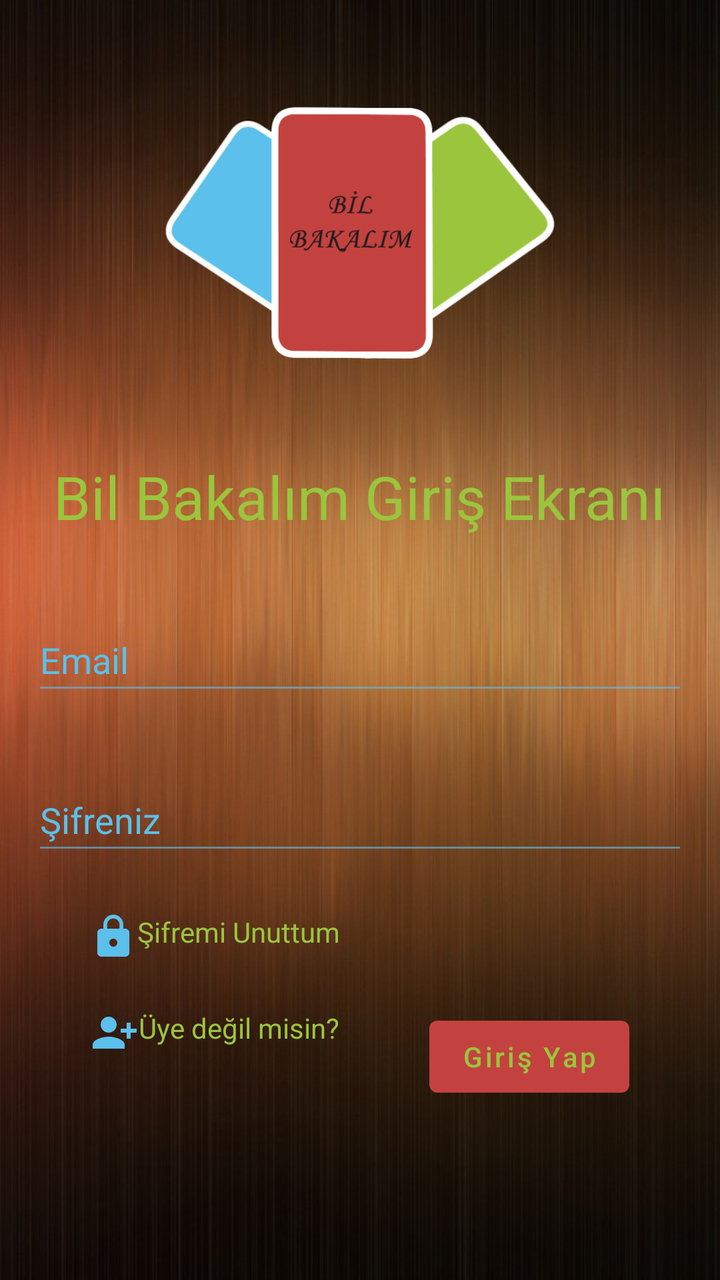
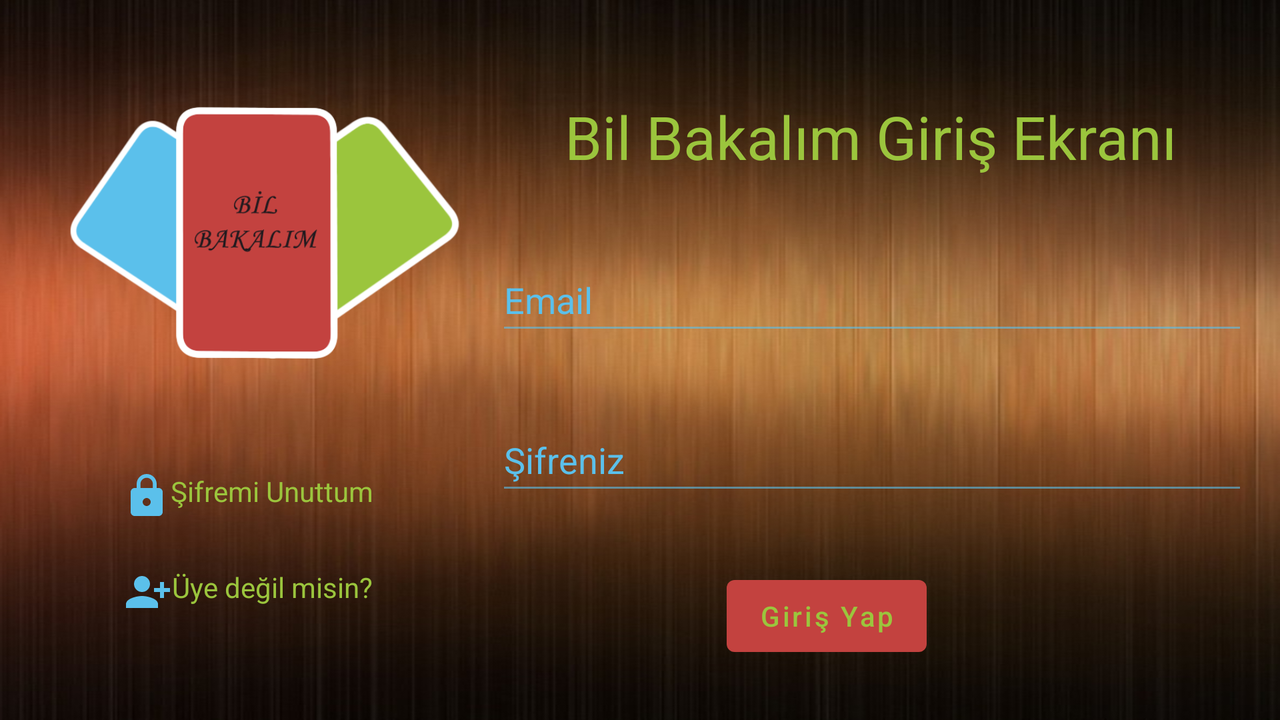

Compare how this app lays out the same screen by default and in its alternative resource folder. The renders come first, then the two layout files and the values they reference.
<!-- AndroidManifest.xml: application theme Theme.BilBakalım -->
<!-- res/layout/fragment_login.xml -->
<?xml version="1.0" encoding="utf-8"?>
<layout xmlns:android="http://schemas.android.com/apk/res/android"
    xmlns:tools="http://schemas.android.com/tools"
    xmlns:app="http://schemas.android.com/apk/res-auto">


    <androidx.constraintlayout.widget.ConstraintLayout
        android:layout_width="match_parent"
        android:layout_height="match_parent"
        android:background="@drawable/background"
        tools:context=".View.Authentication.LoginFragment">
    <ScrollView
        android:layout_width="match_parent"
        android:layout_height="match_parent">

    <androidx.constraintlayout.widget.ConstraintLayout
        android:layout_width="match_parent"
        android:layout_height="wrap_content">

        <ImageView
            android:id="@+id/loginLogo"
            android:layout_width="200dp"
            android:layout_height="180dp"
            android:layout_marginTop="32dp"
            android:contentDescription="@string/loginpagewelcomemessage"
            app:layout_constraintEnd_toEndOf="parent"
            app:layout_constraintHorizontal_bias="0.497"
            app:layout_constraintStart_toStartOf="parent"
            app:layout_constraintTop_toTopOf="parent"
            app:srcCompat="@drawable/transparent_icon"
            tools:ignore="ImageContrastCheck" />

        <TextView
            android:id="@+id/loginPageWelcomeMessage"
            android:layout_width="wrap_content"
            android:layout_height="wrap_content"
            android:layout_marginTop="16dp"
            android:text="@string/loginpagewelcomemessage"
            android:textSize="30sp"
            app:layout_constraintEnd_toEndOf="parent"
            app:layout_constraintHorizontal_bias="0.496"
            app:layout_constraintStart_toStartOf="parent"
            app:layout_constraintTop_toBottomOf="@+id/loginLogo" />

        <EditText
            android:id="@+id/emailText"
            android:layout_width="0dp"
            android:layout_height="48dp"
            android:layout_marginStart="16dp"
            android:layout_marginTop="36dp"
            android:layout_marginEnd="16dp"
            android:autofillHints="emailAddress"
            android:ems="10"
            android:hint="@string/email"
            android:inputType="textEmailAddress"
            app:layout_constraintEnd_toEndOf="parent"
            app:layout_constraintHorizontal_bias="0.0"
            app:layout_constraintStart_toStartOf="parent"
            app:layout_constraintTop_toBottomOf="@+id/loginPageWelcomeMessage" />

        <EditText
                android:id="@+id/passwordLogin"
                android:layout_width="0dp"
                android:layout_height="48dp"
                android:layout_marginTop="32dp"
                android:autofillHints="password"
                android:ems="10"
                android:hint="@string/passwordLogin"
                android:inputType="textPassword"
                app:layout_constraintEnd_toEndOf="@+id/emailText"
                app:layout_constraintHorizontal_bias="0.0"
                app:layout_constraintStart_toStartOf="@+id/emailText"
                app:layout_constraintTop_toBottomOf="@+id/emailText" />

            <TextView
                android:id="@+id/signUpTextView"
                android:layout_width="wrap_content"
                android:layout_height="wrap_content"
                android:text="@string/loginPageSignUpText"
                app:drawableLeftCompat="@drawable/ic_person_add"
                app:layout_constraintBottom_toBottomOf="@+id/sign_inButton"
                app:layout_constraintEnd_toStartOf="@+id/sign_inButton"
                app:layout_constraintStart_toStartOf="parent"
                app:layout_constraintTop_toBottomOf="@+id/forgotPasswordTextView" />

            <Button
                android:id="@+id/sign_inButton"
                android:layout_width="wrap_content"
                android:layout_height="48dp"
                android:layout_marginTop="24dp"
                android:text="@string/signIn"
                android:textAllCaps="false"
                app:layout_constraintEnd_toEndOf="parent"
                app:layout_constraintStart_toEndOf="@+id/signUpTextView"
                app:layout_constraintTop_toBottomOf="@+id/forgotPasswordTextView" />


            <ProgressBar
                android:id="@+id/loginProgressBar"
                style="?android:attr/progressBarStyle"
                android:layout_width="wrap_content"
                android:layout_height="wrap_content"
                android:visibility="invisible"
                app:layout_constraintBottom_toBottomOf="parent"
                app:layout_constraintEnd_toEndOf="parent"
                app:layout_constraintStart_toStartOf="parent"
                app:layout_constraintTop_toTopOf="parent" />




            <TextView
                android:id="@+id/forgotPasswordTextView"
                android:layout_width="wrap_content"
                android:layout_height="wrap_content"
                android:layout_marginTop="24dp"
                android:text="@string/forgotPassword"
                app:drawableLeftCompat="@drawable/ic_lock"
                app:layout_constraintEnd_toEndOf="@+id/signUpTextView"
                app:layout_constraintStart_toStartOf="@+id/signUpTextView"
                app:layout_constraintTop_toBottomOf="@+id/passwordLogin" />

    </androidx.constraintlayout.widget.ConstraintLayout>
    </ScrollView>
    </androidx.constraintlayout.widget.ConstraintLayout>
</layout>
<!-- resources referenced by this layout -->
<resources>
  <!-- drawable background: png bitmap (drawable, 926483 bytes) -->
  <!-- drawable ic_lock (drawable) -->
  <vector android:height="24dp" android:tint="@color/cyan_process_blue"
      android:viewportHeight="24" android:viewportWidth="24"
      android:width="24dp" xmlns:android="http://schemas.android.com/apk/res/android">
      <path android:fillColor="@android:color/white" android:pathData="M18,8h-1L17,6c0,-2.76 -2.24,-5 -5,-5S7,3.24 7,6v2L6,8c-1.1,0 -2,0.9 -2,2v10c0,1.1 0.9,2 2,2h12c1.1,0 2,-0.9 2,-2L20,10c0,-1.1 -0.9,-2 -2,-2zM12,17c-1.1,0 -2,-0.9 -2,-2s0.9,-2 2,-2 2,0.9 2,2 -0.9,2 -2,2zM15.1,8L8.9,8L8.9,6c0,-1.71 1.39,-3.1 3.1,-3.1 1.71,0 3.1,1.39 3.1,3.1v2z"/>
  </vector>
  <!-- drawable ic_person_add (drawable) -->
  <vector android:height="24dp" android:tint="@color/cyan_process_blue"
      android:viewportHeight="24" android:viewportWidth="24"
      android:width="24dp" xmlns:android="http://schemas.android.com/apk/res/android">
      <path android:fillColor="@android:color/white" android:pathData="M13,8c0,-2.21 -1.79,-4 -4,-4S5,5.79 5,8s1.79,4 4,4S13,10.21 13,8zM15,10v2h3v3h2v-3h3v-2h-3V7h-2v3H15zM1,18v2h16v-2c0,-2.66 -5.33,-4 -8,-4S1,15.34 1,18z"/>
  </vector>
  <!-- drawable transparent_icon: png bitmap (drawable, 498106 bytes) -->
  <string name="email">Email</string>
  <string name="forgotPassword"> Şifremi Unuttum </string>
  <string name="loginPageSignUpText">Üye değil misin?</string>
  <string name="loginpagewelcomemessage">Bil Bakalım Giriş Ekranı</string>
  <string name="passwordLogin">Şifreniz</string>
  <string name="signIn">Giriş Yap</string>
  <style name="Theme.BilBakalım" parent="Theme.MaterialComponents.DayNight.NoActionBar">
          
          <item name="colorPrimary">@color/madder_lake_red</item>
          <item name="colorPrimaryVariant">@color/raisin_black</item>
          <item name="colorOnPrimary">@color/green</item>
          
          <item name="colorSecondary">@color/teal_200</item>
          <item name="colorSecondaryVariant">@color/teal_700</item>
          <item name="colorOnSecondary">@color/black</item>
          
          <item name="android:statusBarColor">?attr/colorPrimaryVariant</item>
          <item name="android:colorForeground">@color/cyan_process_blue</item>
          <item name="android:textColorHint">@color/cyan_process_blue</item>
  
          <item name="colorAccent">#0091BC</item>
  
          <item name="android:textColor">@color/green</item>
          <item name="android:indeterminateTint">@color/cyan_process_blue</item>
  
          
      </style>
  <color name="cyan_process_blue">#5BC0EB</color>
  <color name="madder_lake_red">#C3423F</color>
  <color name="raisin_black">#211A1E</color>
  <color name="green">#9BC53D</color>
  <color name="teal_200">#FF03DAC5</color>
  <color name="teal_700">#FF018786</color>
  <color name="black">#000000</color>
</resources>
<!-- res/layout-land/fragment_login.xml (the repository's variant of the layout above) -->
<!-- drawn on the phone turned sideways -->
<?xml version="1.0" encoding="utf-8"?>
<layout xmlns:android="http://schemas.android.com/apk/res/android"
    xmlns:app="http://schemas.android.com/apk/res-auto"
    xmlns:tools="http://schemas.android.com/tools">


    <androidx.constraintlayout.widget.ConstraintLayout
        android:layout_width="match_parent"
        android:layout_height="match_parent"
        android:background="@drawable/background"
        tools:context=".View.Authentication.LoginFragment">

        <ScrollView
            android:layout_width="match_parent"
            android:layout_height="match_parent">

            <androidx.constraintlayout.widget.ConstraintLayout
                android:layout_width="match_parent"
                android:layout_height="wrap_content">

                <ImageView
                    android:id="@+id/loginLogo"
                    android:layout_width="200dp"
                    android:layout_height="180dp"
                    android:layout_margin="32dp"
                    android:contentDescription="@string/loginpagewelcomemessage"
                    app:layout_constraintStart_toStartOf="parent"
                    app:layout_constraintTop_toTopOf="parent"
                    app:srcCompat="@drawable/transparent_icon"
                    tools:ignore="ImageContrastCheck" />

                <TextView
                    android:id="@+id/loginPageWelcomeMessage"
                    android:layout_width="wrap_content"
                    android:layout_height="wrap_content"
                    android:layout_marginTop="16dp"
                    android:text="@string/loginpagewelcomemessage"
                    android:textSize="30sp"
                    app:layout_constraintEnd_toEndOf="parent"
                    app:layout_constraintHorizontal_bias="0.496"
                    app:layout_constraintStart_toEndOf="@+id/loginLogo"
                    app:layout_constraintTop_toTopOf="@+id/loginLogo" />

                <EditText
                    android:id="@+id/emailText"
                    android:layout_width="0dp"
                    android:layout_height="48dp"
                    android:layout_marginStart="16dp"
                    android:layout_marginTop="36dp"
                    android:layout_marginEnd="16dp"
                    android:autofillHints="emailAddress"
                    android:ems="10"
                    android:hint="@string/email"
                    android:inputType="textEmailAddress"
                    app:layout_constraintEnd_toEndOf="parent"
                    app:layout_constraintHorizontal_bias="0.0"
                    app:layout_constraintStart_toEndOf="@+id/loginLogo"
                    app:layout_constraintTop_toBottomOf="@+id/loginPageWelcomeMessage" />

                <EditText
                    android:id="@+id/passwordLogin"
                    android:layout_width="0dp"
                    android:layout_height="48dp"
                    android:layout_marginTop="32dp"
                    android:autofillHints="password"
                    android:ems="10"
                    android:hint="@string/passwordLogin"
                    android:inputType="textPassword"
                    app:layout_constraintEnd_toEndOf="@+id/emailText"
                    app:layout_constraintHorizontal_bias="0.0"
                    app:layout_constraintStart_toStartOf="@+id/emailText"
                    app:layout_constraintTop_toBottomOf="@+id/emailText" />

                <TextView
                    android:id="@+id/forgotPasswordTextView"
                    android:layout_width="wrap_content"
                    android:layout_height="wrap_content"
                    android:layout_marginTop="24dp"
                    android:text="@string/forgotPassword"
                    app:drawableLeftCompat="@drawable/ic_lock"
                    app:layout_constraintEnd_toStartOf="@id/emailText"
                    app:layout_constraintStart_toStartOf="parent"
                    app:layout_constraintTop_toBottomOf="@id/loginLogo" />


                <TextView
                    android:id="@+id/signUpTextView"
                    android:layout_width="wrap_content"
                    android:layout_height="wrap_content"
                    android:text="@string/loginPageSignUpText"
                    app:drawableLeftCompat="@drawable/ic_person_add"
                    app:layout_constraintBottom_toBottomOf="parent"
                    app:layout_constraintEnd_toEndOf="@id/forgotPasswordTextView"
                    app:layout_constraintStart_toStartOf="@id/forgotPasswordTextView"
                    app:layout_constraintTop_toBottomOf="@id/forgotPasswordTextView" />

                <Button
                    android:id="@+id/sign_inButton"
                    android:layout_width="wrap_content"
                    android:layout_height="48dp"
                    android:layout_marginTop="24dp"
                    android:text="@string/signIn"
                    android:textAllCaps="false"
                    app:layout_constraintEnd_toEndOf="parent"
                    app:layout_constraintStart_toEndOf="@+id/signUpTextView"
                    app:layout_constraintTop_toBottomOf="@+id/forgotPasswordTextView" />


                <ProgressBar
                    android:id="@+id/loginProgressBar"
                    style="?android:attr/progressBarStyle"
                    android:layout_width="wrap_content"
                    android:layout_height="wrap_content"
                    android:visibility="invisible"
                    app:layout_constraintBottom_toBottomOf="parent"
                    app:layout_constraintEnd_toEndOf="parent"
                    app:layout_constraintHorizontal_bias="0.58"
                    app:layout_constraintStart_toStartOf="parent"
                    app:layout_constraintTop_toTopOf="parent"
                    app:layout_constraintVertical_bias="0.58" />


            </androidx.constraintlayout.widget.ConstraintLayout>
        </ScrollView>
    </androidx.constraintlayout.widget.ConstraintLayout>
</layout>
